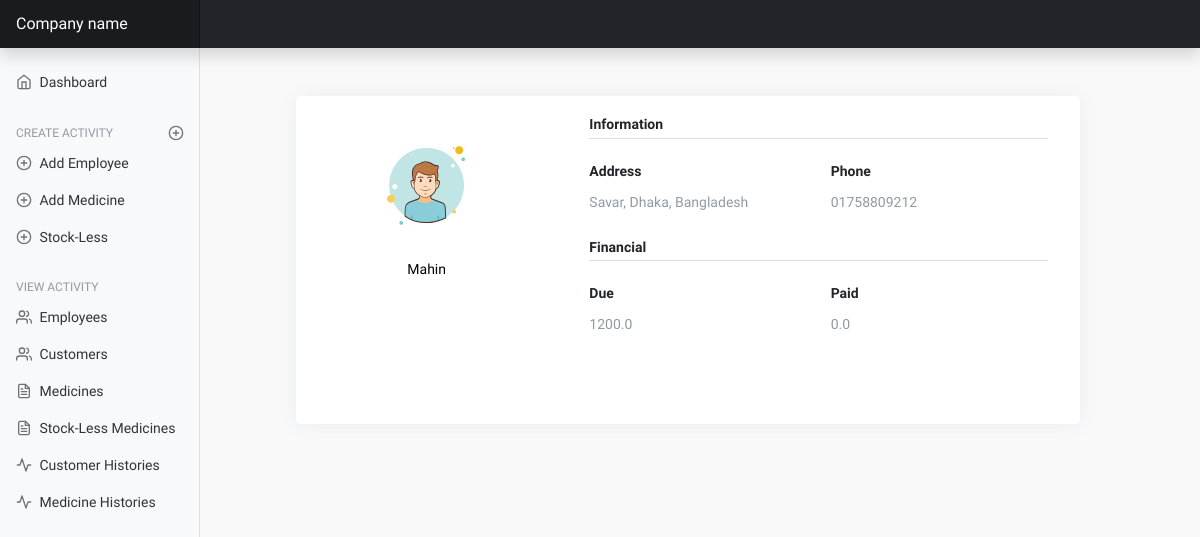
The app's page /customer-profile/7/ with its own data.
### mainApp/models/customer.py (models this page shows, shortened)
class Customer(Common, TimeStamp):
    customer_name = models.CharField(max_length=255)
    medicine_price = models.FloatField(default=0.0)
    payment = models.FloatField(blank=True, default=0.0, null=True)
    payment_at_a_time = models.FloatField(default=0)
    class Meta:
        ordering = ('-created_at',)
    def customer_due(self):
        if self.medicine_price > self.payment:
            return self.medicine_price - self.payment
        else:
            return 0

### mainApp/views/customer_view.py (the view)
# urls.py: path('customer-profile/<int:pk>/', customer_view.customer_profile, name='customer-profile'),
def customer_profile(request, pk):
    customer = Customer.objects.get(id=pk)
    return render(request, 'customer/customer_profile.html', {'customer': customer})

### mainApp/templates/customer/customer_profile.html (shortened to what this page needs)
{% extends 'base.html' %}
{% load static %}
{% block content %}
<div class="page-content page-container" id="page-content" >
    <div class="padding">
        <div class="row container d-flex justify-content-center">
            <div class="col-xl-12 col-md-12">
                <div class="card user-card-full">
                    <div class="row m-l-0 m-r-0">
                        <div class="col-sm-4 bg-c-lite user-profile">
                            <div class="card-block text-center text-white">
                                <div class="m-b-25"> <img src="{% static './images/user.png' %}" class="img-radius" alt="User-Profile-Image"> </div>
                                <h6 style="color:black">{{customer.customer_name}}</h6>
                            </div>
                        </div>
                        <div class="col-sm-8">
                            <div class="card-block">
                                <h6 class="m-b-20 p-b-5 b-b-default f-w-600">Information</h6>
                                <div class="row">
                                    <div class="col-sm-6">
                                        <p class="m-b-10 f-w-600">Address</p>
                                        <h6 class="text-muted f-w-400">{{customer.address}}</h6>
                                    </div>
                                    <div class="col-sm-6">
                                        <p class="m-b-10 f-w-600">Phone</p>
                                        <h6 class="text-muted f-w-400">{{customer.phone_number}}</h6>
                                    </div>
                                </div>
                                <h6 class="m-b-20 m-t-40 p-b-5 b-b-default f-w-600">Financial</h6>
                                <div class="row">
                                    <div class="col-sm-6">
                                        <p class="m-b-10 f-w-600">Due</p>
                                        <h6 class="text-muted f-w-400">{{customer.customer_due}}</h6>
                                    </div>
                                    <div class="col-sm-6">
                                        <p class="m-b-10 f-w-600">Paid</p>
                                        <h6 class="text-muted f-w-400">{{customer.payment}}</h6>
                                    </div>
                                </div>
                                <ul class="social-link list-unstyled m-t-40 m-b-10">
                                    <li></li>
                                    <li></li>
                                    <li></li>
                                </ul>
                            </div>
                        </div>
                    </div>
                </div>
            </div>
        </div>
    </div>
</div>
{% endblock content %}

### mainApp/static/dashboard/dashboard.css (style rules this page uses)
body { font-size: .875rem; }

### mainApp/static/table/profile.css (style rules this page uses)
body { background-color: #f9f9fa }
.padding { padding: 3rem !important }
.user-card-full { overflow: hidden }
.card { border-radius: 5px; -webkit-box-shadow: 0 1px 20px 0 rgba(69, 90, 100, 0.08); box-shadow: 0 1px 20px 0 rgba(69, 90, 100, 0.08); border: none; margin-bottom: 30px }
.m-r-0 { margin-right: 0px }
.m-l-0 { margin-left: 0px }
.user-card-full .user-profile { border-radius: 5px 0 0 5px }
.user-profile { padding: 20px 0 }
.card-block { padding: 1.25rem }
.m-b-25 { margin-bottom: 25px }
.img-radius { border-radius: 5px }
h6 { font-size: 14px }
.card .card-block p { line-height: 25px }
.b-b-default { border-bottom: 1px solid #e0e0e0 }
.m-b-20 { margin-bottom: 20px }
.p-b-5 { padding-bottom: 5px !important }
.m-b-10 { margin-bottom: 10px }
.text-muted { color: #919aa3 !important }
.f-w-600 { font-weight: 600 }
.m-t-40 { margin-top: 20px }
.user-card-full .social-link li { display: inline-block }

### mainApp/templates/base.html (style rules this page uses)
body { font-family: 'Pattaya', sans-serif; font-family: 'Reggae One', cursive; }

### records on screen
Customer: customer_name "Mahin", address "Savar, Dhaka, Bangladesh", phone_number "01758809212", customer_due "1200.0", payment "0.0"
